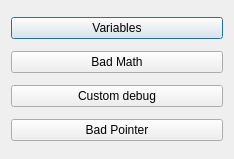
<?xml version="1.0" encoding="UTF-8"?>
<ui version="4.0">
 <class>Dialog</class>
 <widget class="QDialog" name="Dialog">
  <property name="geometry">
   <rect>
    <x>0</x>
    <y>0</y>
    <width>234</width>
    <height>159</height>
   </rect>
  </property>
  <property name="windowTitle">
   <string>Dialog</string>
  </property>
  <layout class="QVBoxLayout" name="verticalLayout">
   <item>
    <widget class="QPushButton" name="pushButton_3">
     <property name="text">
      <string>Variables</string>
     </property>
    </widget>
   </item>
   <item>
    <widget class="QPushButton" name="pushButton_4">
     <property name="text">
      <string>Bad Math</string>
     </property>
    </widget>
   </item>
   <item>
    <widget class="QPushButton" name="pushButton_2">
     <property name="text">
      <string>Custom debug</string>
     </property>
    </widget>
   </item>
   <item>
    <widget class="QPushButton" name="pushButton">
     <property name="text">
      <string>Bad Pointer</string>
     </property>
    </widget>
   </item>
  </layout>
 </widget>
 <layoutdefault spacing="6" margin="11"/>
 <resources/>
 <connections/>
</ui>
